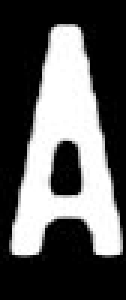
%> input picture train/caracteres/A.jpg, 42 x 100 px (shown 3 times larger)
$ octave genera_archivo_plantilla.m   (GNU Octave 9; MATLAB toolbox functions it lacks are replaced by stand-ins)
%> lines starting %> are read from the running program, lines starting %| are printed output that depends on the picture
%Letter
A=imread('train/caracteres/A.jpg');B=imread('train/caracteres/B.jpg');
%> further down, A is the input picture: size 100x42x3 uint8; min 0, max 255, mean 90.9
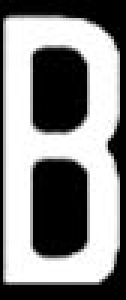
%> input picture train/caracteres/B.jpg, 42 x 100 px (shown 3 times larger)
%> further down, B is the input picture: size 100x42x3 uint8; min 0, max 255, mean 134.3
C=imread('train/caracteres/C.jpg');D=imread('train/caracteres/D.jpg');
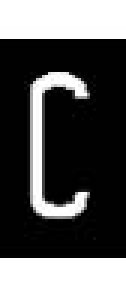
%> input picture train/caracteres/C.jpg, 42 x 100 px (shown 3 times larger)
%> further down, C is the input picture: size 100x42x3 uint8; min 0, max 255, mean 89.3
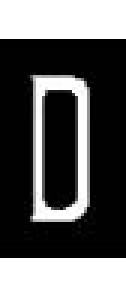
%> input picture train/caracteres/D.jpg, 42 x 100 px (shown 3 times larger)
%> further down, D is the input picture: size 100x42x3 uint8; min 0, max 255, mean 95.5
E=imread('train/caracteres/E.jpg');F=imread('train/caracteres/F.jpg');
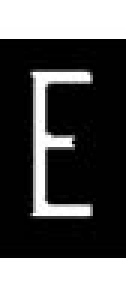
%> input picture train/caracteres/E.jpg, 42 x 100 px (shown 3 times larger)
%> further down, E is the input picture: size 100x42x3 uint8; min 0, max 255, mean 90.7
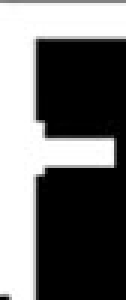
%> input picture train/caracteres/F.jpg, 42 x 100 px (shown 3 times larger)
%> further down, F is the input picture: size 100x42x3 uint8; min 0, max 255, mean 111
%> (the run ends here)
